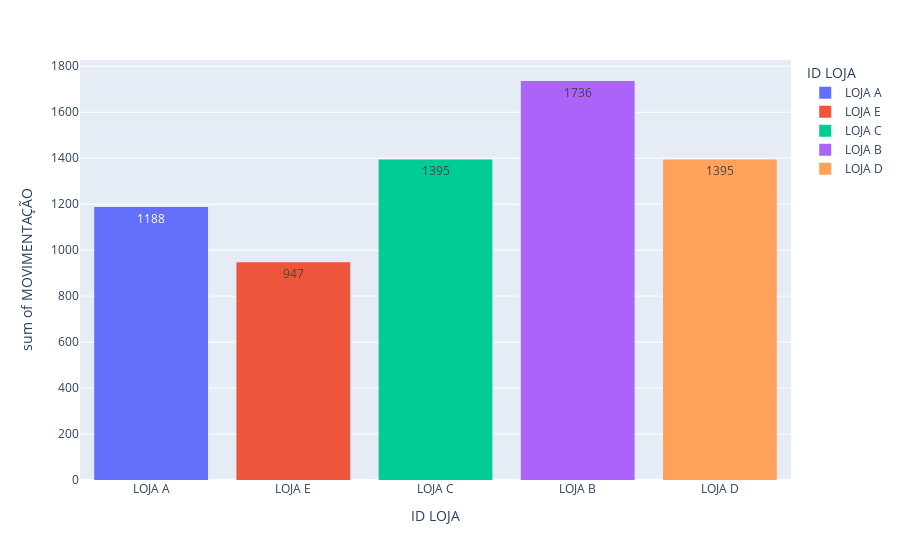

Notebook code cell kept with this figure:
### Code cell
px.histogram(base,x="ID LOJA",y="MOVIMENTAÇÃO",text_auto=True,color="ID LOJA")

### Figure 1 — Plotly figure (JSON) as saved in the notebook; plotly's stock layout.template omitted (floating-point values rounded to 4 significant figures; data arrays with more than 128 entries replaced by an {"elided": "..."} marker saying what was removed)
{"data": [{"alignmentgroup": "True", "bingroup": "x", "histfunc": "sum", "hovertemplate": "ID LOJA=%{x}<br>sum of MOVIMENTAÇÃO=%{y}<extra></extra>", "legendgroup": "LOJA A", "marker": {"color": "#636efa", "pattern": {"shape": ""}}, "name": "LOJA A", "offsetgroup": "LOJA A", "orientation": "v", "showlegend": true, "texttemplate": "%{value}", "type": "histogram", "x": {"elided": "2809 str values"}, "xaxis": "x", "y": {"elided": "2809 int values"}, "yaxis": "y"}, {"alignmentgroup": "True", "bingroup": "x", "histfunc": "sum", "hovertemplate": "ID LOJA=%{x}<br>sum of MOVIMENTAÇÃO=%{y}<extra></extra>", "legendgroup": "LOJA E", "marker": {"color": "#EF553B", "pattern": {"shape": ""}}, "name": "LOJA E", "offsetgroup": "LOJA E", "orientation": "v", "showlegend": true, "texttemplate": "%{value}", "type": "histogram", "x": {"elided": "1480 str values"}, "xaxis": "x", "y": {"elided": "1480 int values"}, "yaxis": "y"}, {"alignmentgroup": "True", "bingroup": "x", "histfunc": "sum", "hovertemplate": "ID LOJA=%{x}<br>sum of MOVIMENTAÇÃO=%{y}<extra></extra>", "legendgroup": "LOJA C", "marker": {"color": "#00cc96", "pattern": {"shape": ""}}, "name": "LOJA C", "offsetgroup": "LOJA C", "orientation": "v", "showlegend": true, "texttemplate": "%{value}", "type": "histogram", "x": {"elided": "3766 str values"}, "xaxis": "x", "y": {"elided": "3766 int values"}, "yaxis": "y"}, {"alignmentgroup": "True", "bingroup": "x", "histfunc": "sum", "hovertemplate": "ID LOJA=%{x}<br>sum of MOVIMENTAÇÃO=%{y}<extra></extra>", "legendgroup": "LOJA B", "marker": {"color": "#ab63fa", "pattern": {"shape": ""}}, "name": "LOJA B", "offsetgroup": "LOJA B", "orientation": "v", "showlegend": true, "texttemplate": "%{value}", "type": "histogram", "x": {"elided": "4348 str values"}, "xaxis": "x", "y": {"elided": "4348 int values"}, "yaxis": "y"}, {"alignmentgroup": "True", "bingroup": "x", "histfunc": "sum", "hovertemplate": "ID LOJA=%{x}<br>sum of MOVIMENTAÇÃO=%{y}<extra></extra>", "legendgroup": "LOJA D", "marker": {"color": "#FFA15A", "pattern": {"shape": ""}}, "name": "LOJA D", "offsetgroup": "LOJA D", "orientation": "v", "showlegend": true, "texttemplate": "%{value}", "type": "histogram", "x": {"elided": "2597 str values"}, "xaxis": "x", "y": {"elided": "2597 int values"}, "yaxis": "y"}], "layout": {"barmode": "relative", "legend": {"title": {"text": "ID LOJA"}, "tracegroupgap": 0}, "margin": {"t": 60}, "xaxis": {"anchor": "y", "categoryarray": ["LOJA A", "LOJA E", "LOJA C", "LOJA B", "LOJA D"], "categoryorder": "array", "domain": [0, 1], "title": {"text": "ID LOJA"}}, "yaxis": {"anchor": "x", "domain": [0, 1], "title": {"text": "sum of MOVIMENTAÇÃO"}}}}
